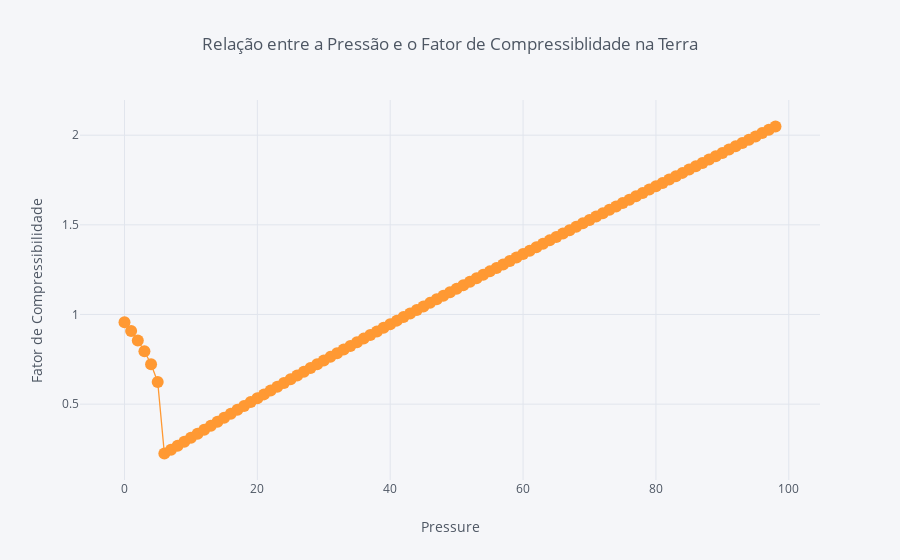

Write notebook code for a chart like this one.
### Code cell
df_terra[['Pressure', 'Z']].iplot(
    y='Z', mode='lines+markers',
    xTitle='Pressure', yTitle='Fator de Compressibilidade',
    text='Pressure', title='Relação entre a Pressão e o Fator de Compressiblidade na Terra')
